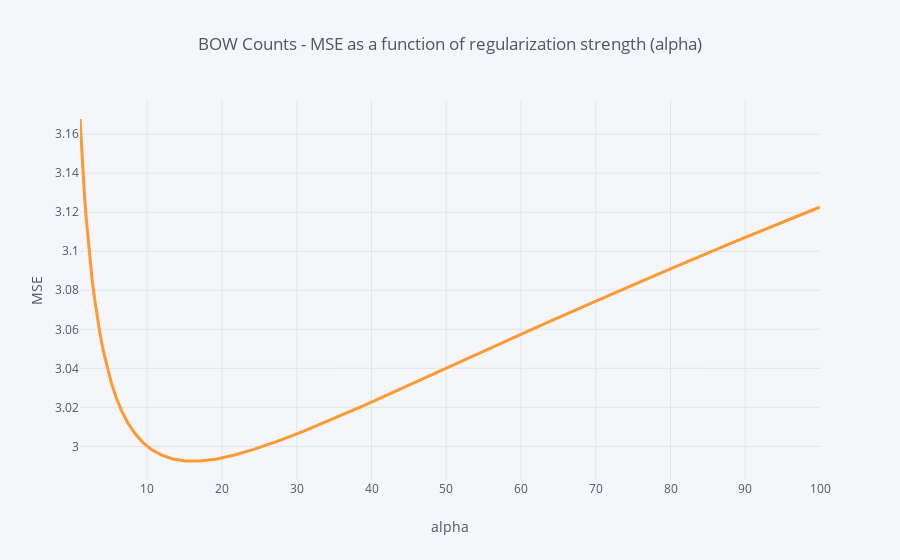

Source (notebook cell):
### Code cell
cv_results_mse = pd.DataFrame(mse_by_alpha, columns = ['alpha', 'MSE'])
cv_results_mse.set_index('alpha').MSE.iplot(title = 'BOW Counts - MSE as a function of regularization strength (alpha)', xTitle = 'alpha', yTitle = 'MSE', width = 3, hline=(0,0))

### Figure 1 — Plotly figure (JSON) as saved in the notebook; plotly's stock layout.template omitted (floating-point values rounded to 4 significant figures)
{"data": [{"line": {"color": "rgba(255, 153, 51, 1.0)", "dash": "solid", "shape": "linear", "width": 3}, "mode": "lines", "name": "MSE", "text": "", "type": "scatter", "x": [1, 1.125, 1.266, 1.425, 1.604, 1.805, 2.031, 2.285, 2.572, 2.894, 3.257, 3.665, 4.125, 4.642, 5.223, 5.878, 6.615, 7.444, 8.377, 9.427, 10.61, 11.94, 13.43, 15.12, 17.01, 19.14, 21.54, 24.24, 27.28, 30.7, 34.55, 38.88, 43.75, 49.24, 55.41, 62.36, 70.17, 78.97, 88.86, 100], "y": [3.168, 3.158, 3.148, 3.139, 3.129, 3.118, 3.108, 3.098, 3.087, 3.077, 3.067, 3.058, 3.049, 3.04, 3.032, 3.025, 3.018, 3.012, 3.006, 3.002, 2.998, 2.996, 2.994, 2.993, 2.993, 2.993, 2.995, 2.998, 3.002, 3.007, 3.014, 3.021, 3.029, 3.039, 3.049, 3.061, 3.075, 3.089, 3.105, 3.123]}], "layout": {"autosize": true, "legend": {"bgcolor": "#F5F6F9", "font": {"color": "#4D5663"}}, "paper_bgcolor": "#F5F6F9", "plot_bgcolor": "#F5F6F9", "shapes": [{"line": {"color": "#db4052", "dash": "solid", "width": 1}, "type": "line", "x0": 0, "x1": 1, "xref": "paper", "y0": [0, 0], "y1": [0, 0], "yref": "y"}], "title": {"font": {"color": "#4D5663"}, "text": "BOW Counts - MSE as a function of regularization strength (alpha)"}, "xaxis": {"autorange": true, "gridcolor": "#E1E5ED", "range": [1, 100], "showgrid": true, "tickfont": {"color": "#4D5663"}, "title": {"font": {"color": "#4D5663"}, "text": "alpha"}, "type": "linear", "zerolinecolor": "#E1E5ED"}, "yaxis": {"autorange": true, "gridcolor": "#E1E5ED", "range": [2.983, 3.178], "showgrid": true, "tickfont": {"color": "#4D5663"}, "title": {"font": {"color": "#4D5663"}, "text": "MSE"}, "type": "linear", "zerolinecolor": "#E1E5ED"}}}
